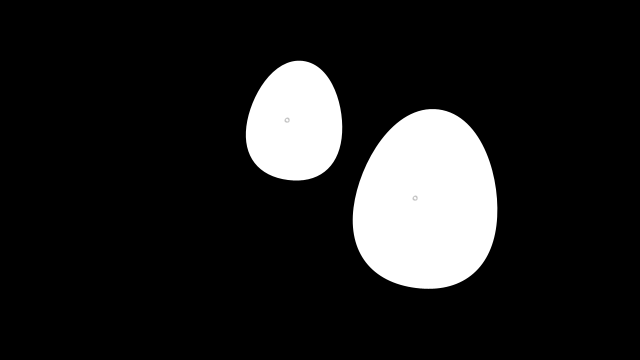
Frame 1 (no input)
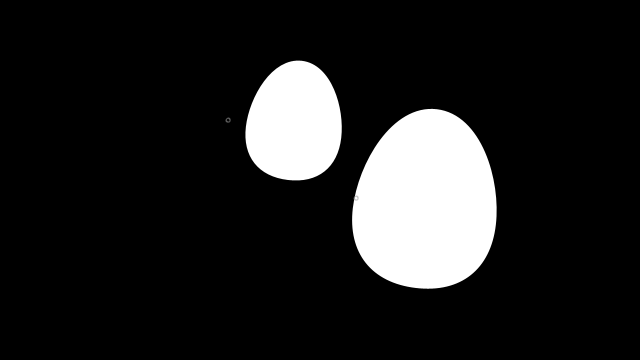
Frame 60 (the mouse pressed at the canvas centre just before this capture)
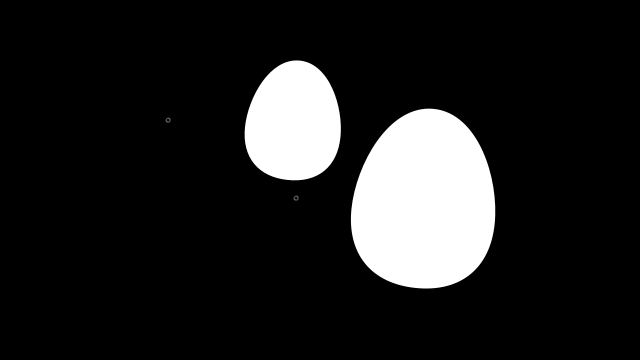
Frame 120 (the mouse held since frame 60 and released just before this capture)

The Processing sketch that drew these frames (run headless with seeded random() and noise(); from frame 60 on, the mouse is pressed at the canvas centre):

// Processing sketch: eggs
// ── eggs.pde
EggRing er1, er2;


void setup() {
  size(640, 360);
  er1 = new EggRing(width*0.45, height*0.5, 0.1, 120);
  er2 = new EggRing(width*0.65, height*0.8, 0.05, 180);
}


void draw() {
  background(0);
  er1.transmit();
  er2.transmit();
}



class Egg {
  float x, y; // X-coordinate, y-coordinate
  float tilt; // Left and right angle offset
  float angle; // Used to define the tilt
  float scalar; // Height of the egg

  // Constructor
  Egg(float xpos, float ypos, float t, float s) {
    x = xpos;
    y = ypos;
    tilt = t;
    scalar = s / 100.0;
  }

  void wobble() {
    tilt = cos(angle) / 8;
    angle += 0.1;
  }

  void display() {
    noStroke();
    fill(255);
    pushMatrix();
    translate(x, y);
    rotate(tilt);
    scale(scalar);
    beginShape();
    vertex(0, -100);
    bezierVertex(25, -100, 40, -65, 40, -40);
    bezierVertex(40, -15, 25, 0, 0, 0);
    bezierVertex(-25, 0, -40, -15, -40, -40);
    bezierVertex(-40, -65, -25, -100, 0, -100);
    endShape();
    popMatrix();
  }
}



class Ring {
  
  float x, y; // X-coordinate, y-coordinate
  float diameter; // Diameter of the ring
  boolean on = false; // Turns the display on and off
  float xorig;

  
  void start(float xpos, float ypos) {
    xorig = xpos;
    x = xpos;
    y = ypos;
    on = true;
    diameter = 1;
  }
  
  void grow() {
    if (on == true) {
      diameter += 0.5;
      if (diameter > width*2) {
        diameter = 0.0;
      }
    }
  }
  
  void move() {
    if (on == true) {
      x = x - 1;
      if (x <= 0) {
        x = xorig;
      }
    }
  }
  
  void display() {
    if (on == true) {
      noFill();
      strokeWeight(4);
      stroke(155, 153);
      ellipse(x, y, diameter, diameter);
    }
  }
}

class EggRing {
  Egg ovoid;
  Ring circle = new Ring();

  EggRing(float x, float y, float t, float sp) {
    ovoid = new Egg(x, y, t, sp);
    circle.start(x, y - sp/2);
  }

  void transmit() {
    ovoid.wobble();
    ovoid.display();
    circle.move();
    circle.display();
    if (circle.on == false) {
      circle.on = true;
    }
  }
}
